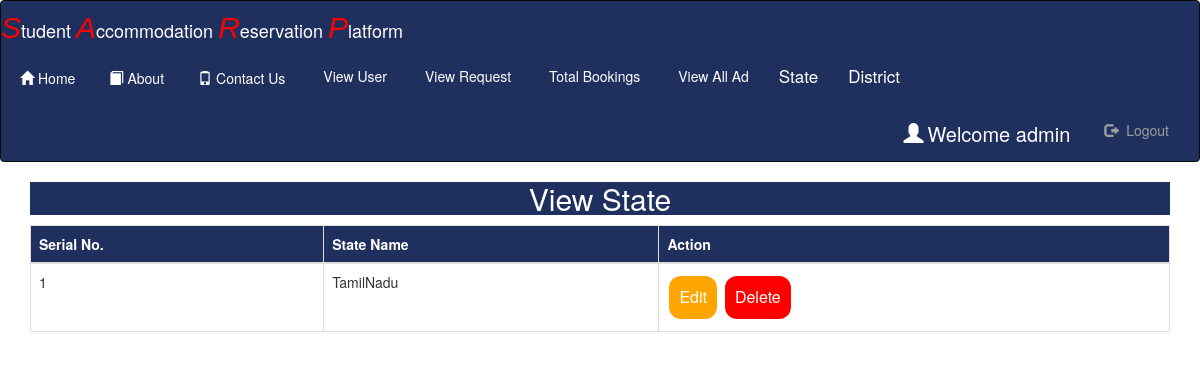
The app's page /view_state (signed in), older data.
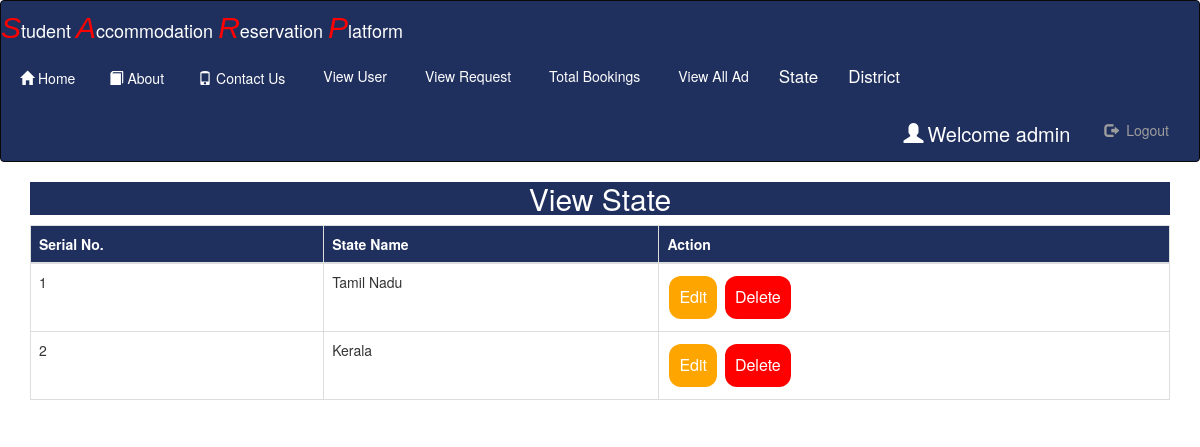
The same page, newer data.
### Room/models.py (models this page shows, shortened)
class State(models.Model):
    state=models.CharField(max_length=100,null=True)
    username=models.CharField(max_length=100,null=True)
    ownername=models.CharField(max_length=100,null=True)
    date=models.CharField(max_length=100,null=True)

### Room/views.py (the view)
# urls.py: path('view_state', View_State,name='view_state'),
def View_State(request):
    if not request.user.is_staff:
        return redirect('home')
    state=State.objects.all()
    d={'state':state}
    return render(request,'view_state.html',d)

### Room/templates/view_state.html
{% extends 'navigation.html' %}
{% block body %}
<center><div class="container"><h2 style="color:white;background-color:#20305E;width=100%">View State</h2></div></center>
 <div class="container">
<table class="table table-bordered" width="100%" id="myTable">
  <thead>
  <tr>
    <th>Serial No.</th>
    <th>State Name</th>
    <th>Action</th>
  </tr>
  </thead>
   <tbody>
    {% for i in state %}
  <tr>
    <td>{{forloop.counter}}</td>
    <td>{{i.state}}</td>
      <td><a href="{% url 'edit_state' i.id %}"><button class="button button1">Edit</button></a>
      <a href="{% url 'delete_state' i.id %}"><button class="button button2">Delete</button></a></td>
  </tr>
    {% endfor %}
    </tbody>
</table>
 </div>
{% endblock %}

Row changes from the older to the newer data that the page shows:
changed State: state "TamilNadu" → "Tamil Nadu"
added State: state "Kerala"
